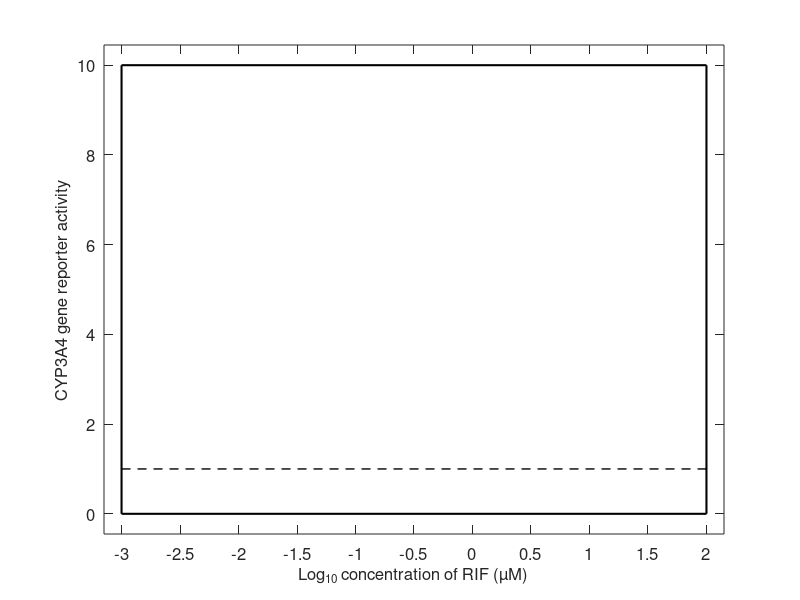

Recreate this plot in MATLAB. (Note: this script raises an error after producing the figure.)
function [] = EC50_reporter()

    close all;
    clear all;

    if ~exist('./figures', 'dir')
        mkdir('./figures')
    end

    metadata = load('./datamat.mat');

    mean_reporter_12h = metadata.mean_reporter_12h;
    std_reporter_12h = metadata.std_reporter_12h;

    mean_reporter_24h = metadata.mean_reporter_24h;
    std_reporter_24h = metadata.std_reporter_24h;

    mean_reporter_48h = metadata.mean_reporter_48h;
    std_reporter_48h = metadata.std_reporter_48h;

    mean_reporter_72h = metadata.mean_reporter_72h;
    std_reporter_72h = metadata.std_reporter_72h;

    data = [mean_reporter_12h; mean_reporter_24h; mean_reporter_48h; mean_reporter_72h];
    stdv = [std_reporter_12h; std_reporter_24h; std_reporter_48h; std_reporter_72h];

    logC_reporter = log10([0.1, 0.5, 1, 2.5, 5, 10, 20, 30]);

    logC = -3:0.01:2;
    logCfit = -3:0.01:log10(30);

    CYPmin  = 1;
    CYPmax  = 3;
    N = 1.5;
    logEC50 = 0.01;
    hill_pars = [CYPmax, N, logEC50];
    opts = optimset('Display','off');

    EC50_pars_out   = [];
    interp          = [];
    for ii = 1:size(data,1)
        [EC50_pars, resnorm]    = lsqnonlin(@(pars)error(pars,data(ii,:),stdv(ii,:),logC_reporter),hill_pars,[],[],opts);
        EC50_pars_out           = [EC50_pars_out; EC50_pars];
        interp                  = [interp; csapi(logC_reporter,hill(EC50_pars,logC_reporter))];
    end

    fontsize    = 12;
    ec_fontsize = 10;
    varmin      = 0;
    varmax      = 10;
    colors      = {[0.7176 0.2745 1], [0.9804 0.8667 0.2353], [0.9294 0.6941 0.1255], [0.5 0.5 0.5]};
    name        = {'12 h, EC_{50} =', '24 h, EC_{50} =', '48 h, EC_{50} =', '72 h, EC_{50} ='};
    T           = [12,24,48,72];
    yax         = [0.6,0.5,0.4,0.3];

    figure();
    ax = gca;
    set(ax,...
        'box','on',...
        'XLim',[logC(1)-0.15 logC(end)+0.15],...
        'XTick',-3:0.5:2,...
        'YLim',[varmin-0.45 varmax+0.45],...
        'YTick',[0,2,4,6,8,10],...
        'FontSize',fontsize);

    xlabel('Log_{10} concentration of RIF (µM)','FontSize',fontsize);
    ylabel('CYP3A4 gene reporter activity','FontSize',fontsize);
    set(gca,'TickLength',[0.015, 0.015])
    hold on;  

    line1=plot([logC(1) logC(1)], [varmin varmax],...
          'Color',[0 0 0], ...
          'LineWidth',1.5,...
          'LineStyle','-');
    line2=plot([logC(1) logC(end)], [varmax varmax],...
          'Color',[0 0 0], ...
          'LineWidth',1.5,...
          'LineStyle','-');
    line3=plot([logC(end) logC(end)], [varmin varmax],...
          'Color',[0 0 0], ...
          'LineWidth',1.5,...
          'LineStyle','-');
    line4=plot([logC(1) logC(end)], [varmin varmin],...
          'Color',[0 0 0], ...
          'LineWidth',1.5,...
          'LineStyle','-');
    line_1=plot([logC(1) logC(end)], [1 1],...
          'Color',[0 0 0], ...
          'LineWidth',1.0,...
          'LineStyle','--');


    %%% data + errors %%%
    for ii = 1:size(data,1)
        er(ii) = errorbar(logC_reporter, data(ii,:), stdv(ii,:),...
              'v',...
              'Color',colors{ii},...
              'MarkerFaceColor',colors{ii}, ...
              'MarkerSize',8,...
              'MarkerEdgeColor',[0.25 0.25 0.25],...
              'LineWidth',1.0,...
              'DisplayName',[name{ii}, ' ', num2str(10.^EC50_pars_out(ii,3),'%4.2f'),' µM']);
        hold on;
        plot(logCfit, hill(EC50_pars_out(ii,:),logCfit),...
          'Color',colors{ii},...
          'LineWidth',1.01);

        % text(0.35,yax(ii),strcat('EC_{50,', num2str(T(ii)),' h}^{RIF} = ',{' '},num2str(10.^EC50_pars_out(ii,3),'%4.2f'),' \muM'),...
        %     'Units','Normalized',...
        %     'HorizontalAlignment','right',...
        %     'FontSize',ec_fontsize,...
        %     'FontWeight','Normal',...
        %     'Color',colors{ii}); 
    
    end
    leg1 = legend(er);
    pos = get(leg1,'Position');
    pos(1) = 0.3*pos(1);
    pos(2) = 0.95*pos(2);
    set(leg1,'Position',pos);
    set(leg1,'FontSize',ec_fontsize);

    savefig(strcat('./figures/EC50_reporters.fig'));
    exportgraphics(gcf,strcat('./figures/EC50_reporters.png'));
    exportgraphics(gcf,strcat('../LaTeX/figures/EC50_reporters.eps'),'ContentType','vector');

    %%%%%%%%%%%%%%%%%%%%%%%%%%%%%%%%%%%%%%%%%%%%%%%%%%%%%%%%%%%%%%%%%%%%%%%

    function [CYP] = hill(pars,logC)
        CYP = CYPmin + (pars(1) - CYPmin) ./ (1 + 10 .^ (pars(2) * (pars(3) - logC)));
    end

    function [output] = error(pars,data,stdv,logC)
        CYP     = hill(pars,logC);
        output  = (CYP - data).^2 ./ stdv.^2;
    end


end